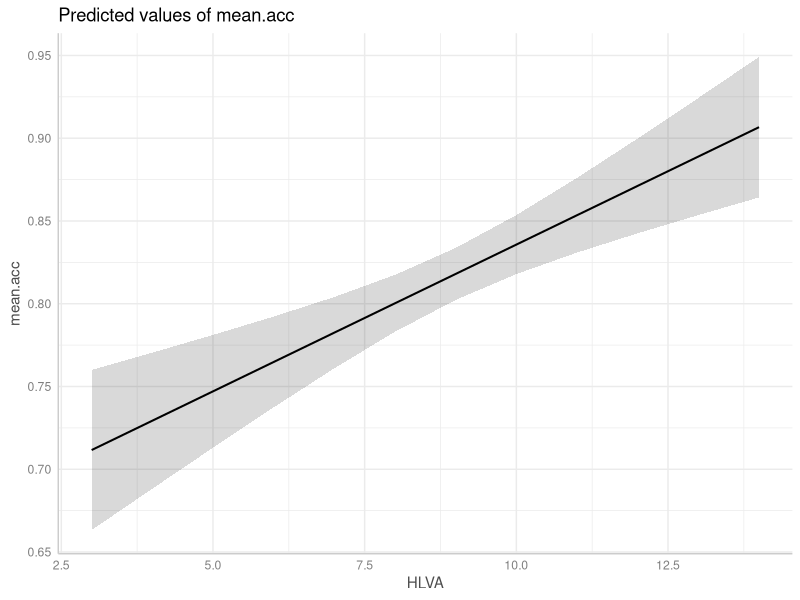
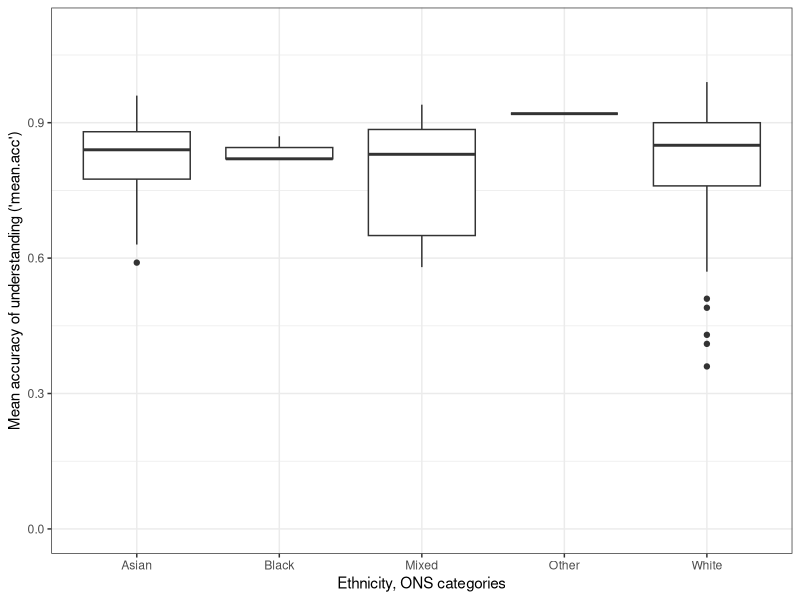
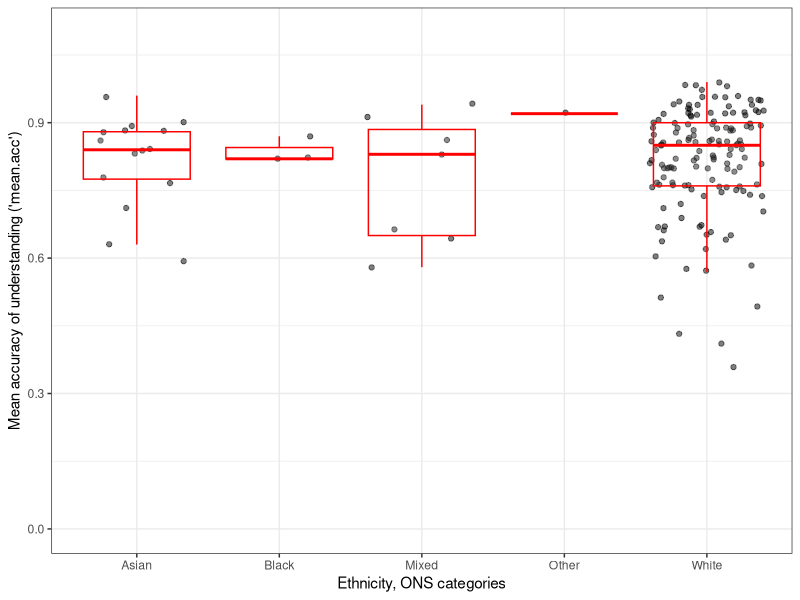
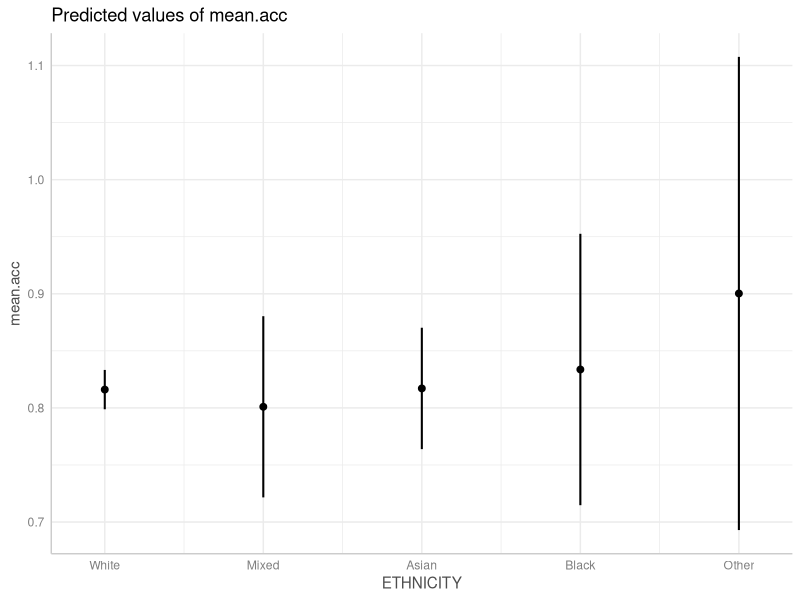

Generate these figures, in order, with R:
## ---- chunk 1
knitr::opts_chunk$set(echo = TRUE)
## ---- chunk 2
rm(list=ls())                            
## ---- chunk 3
library("ggeffects")
library("tidyverse")
## ---- chunk 4
study.one.gen <- read_csv("study-one-general-participants.csv")
## ---- chunk 5
head(study.one.gen)
summary(study.one.gen)
## ---- chunk 6
model <- lm(mean.acc ~ HLVA, data = study.one.gen)
summary(model)
## ---- chunk 7
model <- lm(mean.acc ~ HLVA + SHIPLEY + FACTOR3, data = study.one.gen)

summary(model)
## ---- chunk 8
model <- lm(mean.acc ~ HLVA + SHIPLEY + FACTOR3, data = study.one.gen)
## ---- chunk 9
dat <- ggpredict(model, "HLVA")
## ---- chunk 10
plot(dat)
## ---- chunk 11
ggplot(data = study.one.gen, aes(x = ETHNICITY, y = mean.acc)) +
  geom_boxplot() +
  theme_bw() +
  labs(x = "Ethnicity, ONS categories", 
       y = "Mean accuracy of understanding ('mean.acc')") +
  ylim(0, 1.1)
## ---- chunk 12
ggplot(data = study.one.gen, aes(x = ETHNICITY, y = mean.acc)) +
  geom_jitter(alpha = .5) +
  geom_boxplot(outlier.shape = NA, colour = "red", alpha = .1) +
  theme_bw() +
  labs(x = "Ethnicity, ONS categories", 
       y = "Mean accuracy of understanding ('mean.acc')") +
  ylim(0, 1.1)
## ---- chunk 13
summary(study.one.gen)
## ---- chunk 14
model <- lm(mean.acc ~ HLVA + SHIPLEY + FACTOR3 + ETHNICITY, 
            data = study.one.gen)
summary(model)
## ---- chunk 15
model <- lm(mean.acc ~ HLVA + SHIPLEY + FACTOR3 + ETHNICITY, 
            data = study.one.gen)

dat <- ggpredict(model, "ETHNICITY")
plot(dat)
